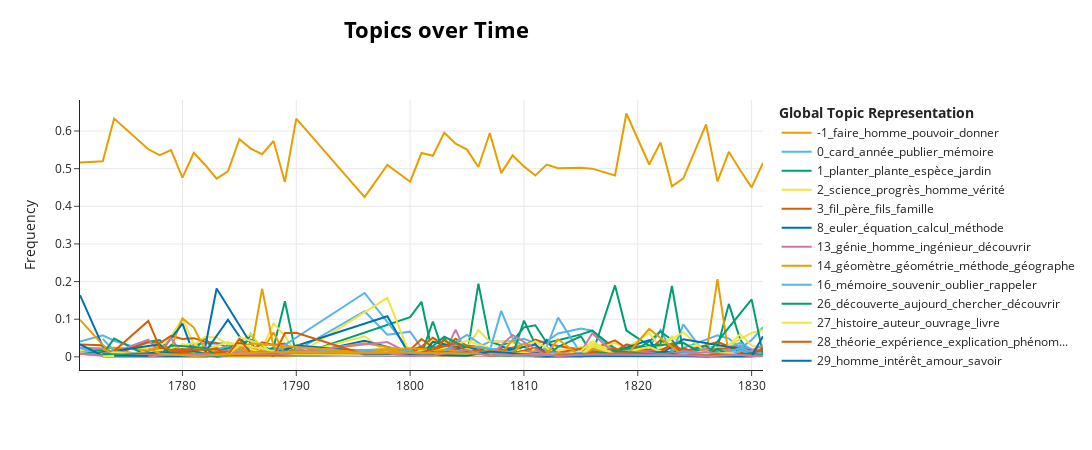

Notebook code for this chart:
### Code cell
#Normalized by number of sentences

model.visualize_topics_over_time(sent_topic_time)
